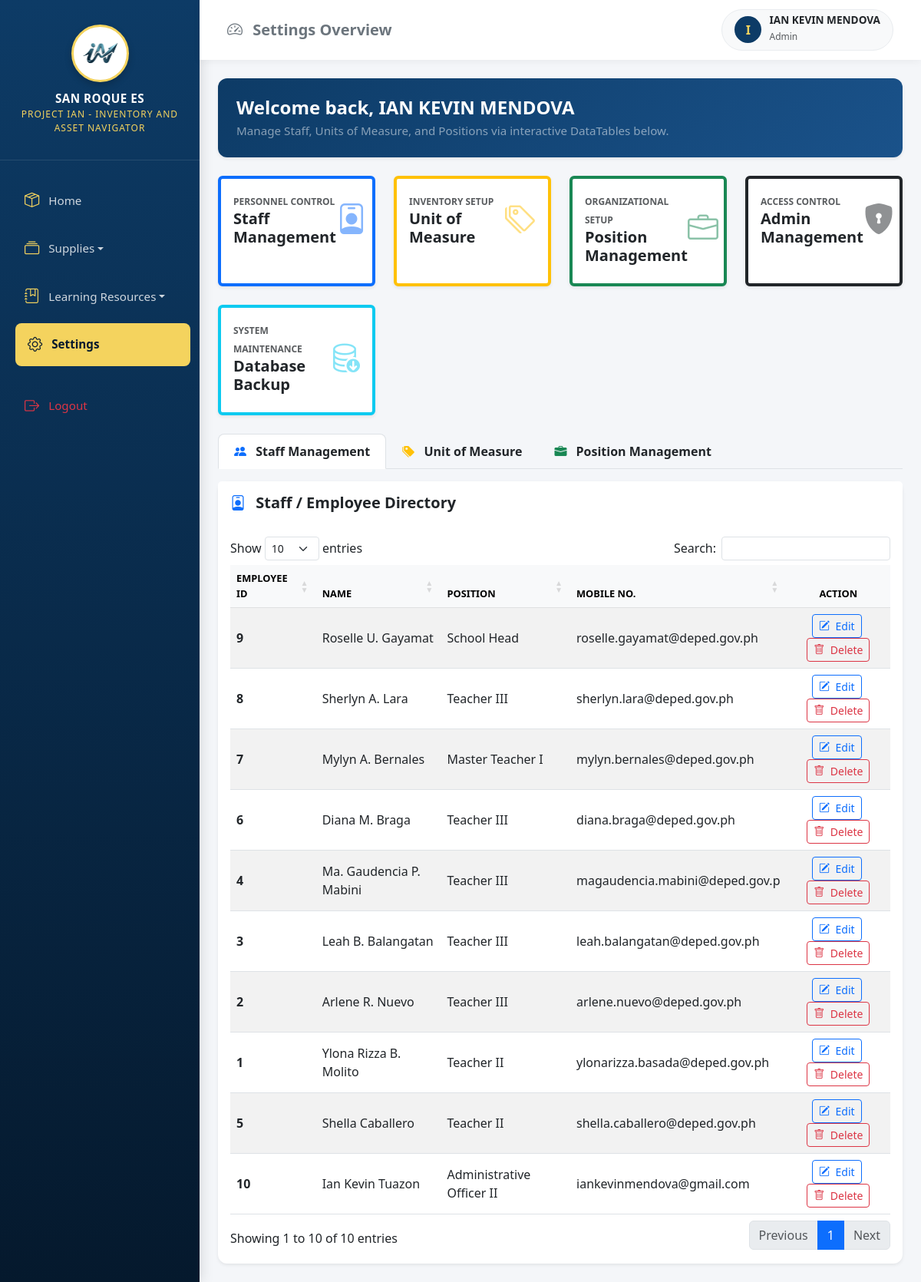
The app's page /setting.php (signed in) with its own data.
### tables this page shows
CREATE TABLE `employee` (
  `id` int NOT NULL AUTO_INCREMENT,
  `emp_id` varchar(50) NOT NULL,
  `emp_name` varchar(100) NOT NULL,
  `emp_position` varchar(100) NOT NULL,
  `emp_phone` varchar(30) NOT NULL DEFAULT '',
  PRIMARY KEY (`id`),
  UNIQUE KEY `emp_id` (`emp_id`)
);

### controllers/setting/setting_controller.php (called while the page is built, shortened)
<?php
require_once dirname(__DIR__, 2) . '/config/db.php';
$adminName = isset($_SESSION['admin_name']) ? strtoupper($_SESSION['admin_name']) : 'ADMIN';
$adminRole = isset($_SESSION['role']) ? ucfirst($_SESSION['role']) : 'Administrator';
try {
    $stmtEmp = $pdo->query("SELECT * FROM employee ORDER BY id DESC");
    $employees = $stmtEmp->fetchAll(PDO::FETCH_ASSOC);
} catch (PDOException $e) {
    error_log('setting_controller.php employee fetch error: ' . $e->getMessage());
    $employees = [];
}

### setting.php (the view, shortened to what this page needs)
<?php
require_once 'controllers/setting/setting_controller.php';
?>
<!DOCTYPE html>
<html lang="en">
<head>
    <link href="https://cdn.jsdelivr.net/npm/bootstrap@5.3.0/dist/css/bootstrap.min.css" rel="stylesheet">
    <link rel="stylesheet" href="https://cdn.jsdelivr.net/npm/bootstrap-icons@1.10.5/font/bootstrap-icons.css">
    <link rel="stylesheet" href="https://cdnjs.cloudflare.com/ajax/libs/font-awesome/6.4.0/css/all.min.css">
    <link rel="stylesheet" href="https://cdn.jsdelivr.net/npm/sweetalert2@11/dist/sweetalert2.min.css">
    <link rel="stylesheet" href="https://cdn.datatables.net/1.13.6/css/dataTables.bootstrap5.min.css">
    <link href="assets/css/index.css" rel="stylesheet">
</head>
<body>
<div class="wrapper d-flex">
    <?php include_once 'includes/nav.php'; ?>
    <div id="content">
        <nav class="navbar navbar-expand-lg navbar-top">
            <div class="container-fluid">
                <span class="navbar-brand mb-0 h6 text-secondary fw-bold">
                    <i class="bi bi-speedometer2 me-2"></i> Settings Overview
                </span>
                <div class="ms-auto d-flex align-items-center">
                    <div class="user-profile-badge">
                        <div class="user-avatar">
                            <?php echo substr($adminName, 0, 1); ?>
                        </div>
                        <div class="text-start">
                            <span class="d-block fw-bold text-dark" style="font-size: 0.85rem; line-height: 1.1;"><?php echo htmlspecialchars($adminName); ?></span>
                            <span class="text-muted" style="font-size: 0.75rem;"><?php echo htmlspecialchars($adminRole); ?></span>
                        </div>
                    </div>
                </div>
            </div>
        </nav>
        <div class="container-fluid p-4">
            <div class="alert alert-primary border-0 shadow-sm d-flex align-items-center mb-4" style="background: linear-gradient(135deg, #0D3B66 0%, #1a528a 100%); color: white; border-radius: 12px; padding: 1.5rem;">
                <div>
                    <h4 class="alert-heading fw-bold mb-1">Welcome back, <?php echo htmlspecialchars($adminName); ?></h4>
                    <p class="mb-0 text-white-50" style="font-size: 0.95rem;">Manage Staff, Units of Measure, and Positions via interactive DataTables below.</p>
                </div>
            </div>
            <div class="row g-4 mb-4">
                <div class="col-md-3">
                    <div class="card stat-card p-3 border-start border-4 border-primary shadow-sm h-100 d-flex flex-column justify-content-between clickable-card" data-bs-toggle="modal" data-bs-target="#addEmployeeModal">
                        <div class="d-flex align-items-center mb-2">
                            <div class="flex-grow-1">
                                <span class="text-muted fw-semibold text-uppercase" style="font-size: 0.75rem;">Personnel Control</span>
                                <h5 class="fw-bold text-dark mb-0">Staff Management</h5>
                            </div>
                            <div class="fs-1 text-primary opacity-50"><i class="bi bi-person-badge"></i></div>
                        </div>
                    </div>
                </div>
                <div class="col-md-3">
                    <div class="card stat-card p-3 border-start border-4 border-warning shadow-sm h-100 d-flex flex-column justify-content-between clickable-card" data-bs-toggle="modal" data-bs-target="#addCategoryModal">
                        <div class="d-flex align-items-center mb-2">
                            <div class="flex-grow-1">
                                <span class="text-muted fw-semibold text-uppercase" style="font-size: 0.75rem;">Inventory Setup</span>
                                <h5 class="fw-bold text-dark mb-0">Unit of Measure</h5>
                            </div>
                            <div class="fs-1 text-warning opacity-50"><i class="bi bi-tags"></i></div>
                        </div>
                    </div>
                </div>
                <div class="col-md-3">
                    <div class="card stat-card p-3 border-start border-4 border-success shadow-sm h-100 d-flex flex-column justify-content-between clickable-card" data-bs-toggle="modal" data-bs-target="#addPositionModal">
                        <div class="d-flex align-items-center mb-2">
                            <div class="flex-grow-1">
                                <span class="text-muted fw-semibold text-uppercase" style="font-size: 0.75rem;">Organizational Setup</span>
                                <h5 class="fw-bold text-dark mb-0">Position Management</h5>
                            </div>
                            <div class="fs-1 text-success opacity-50"><i class="bi bi-briefcase"></i></div>
                        </div>
                    </div>
                </div>
                <div class="col-md-3">
                    <div class="card stat-card p-3 border-start border-4 border-dark shadow-sm h-100 d-flex flex-column justify-content-between clickable-card" data-bs-toggle="modal" data-bs-target="#addAdminModal">
                        <div class="d-flex align-items-center mb-2">
                            <div class="flex-grow-1">
                                <span class="text-muted fw-semibold text-uppercase" style="font-size: 0.75rem;">Access Control</span>
                                <h5 class="fw-bold text-dark mb-0">Admin Management</h5>
                            </div>
                            <div class="fs-1 text-dark opacity-50"><i class="bi bi-shield-lock-fill"></i></div>
                        </div>
                    </div>
                </div>
                <div class="col-md-3">
                    <a href="controllers/setting/backup_database.php" class="text-decoration-none" id="btnBackupDb">
                        <div class="card stat-card p-3 border-start border-4 border-info shadow-sm h-100 d-flex flex-column justify-content-between clickable-card">
                            <div class="d-flex align-items-center mb-2">
                                <div class="flex-grow-1">
                                    <span class="text-muted fw-semibold text-uppercase" style="font-size: 0.75rem;">System Maintenance</span>
                                    <h5 class="fw-bold text-dark mb-0">Database Backup</h5>
                                </div>
                                <div class="fs-1 text-info opacity-50"><i class="bi bi-database-down"></i></div>
                            </div>
                        </div>
                    </a>
                </div>
            </div>
            <ul class="nav nav-tabs custom-tabs mb-3" id="settingsTab" role="tablist">
                <li class="nav-item" role="presentation">
                    <button class="nav-link active fw-bold text-dark" id="staff-tab" data-bs-toggle="tab" data-bs-target="#staff-panel" type="button" role="tab" aria-controls="staff-panel" aria-selected="true">
                        <i class="bi bi-people-fill me-2 text-primary"></i> Staff Management
                    </button>
                </li>
                <li class="nav-item" role="presentation">
                    <button class="nav-link fw-bold text-dark" id="category-tab" data-bs-toggle="tab" data-bs-target="#category-panel" type="button" role="tab" aria-controls="category-panel" aria-selected="false">
                        <i class="bi bi-tags-fill me-2 text-warning"></i> Unit of Measure
                    </button>
                </li>
                <li class="nav-item" role="presentation">
                    <button class="nav-link fw-bold text-dark" id="position-tab" data-bs-toggle="tab" data-bs-target="#position-panel" type="button" role="tab" aria-controls="position-panel" aria-selected="false">
                        <i class="bi bi-briefcase-fill me-2 text-success"></i> Position Management
                    </button>
                </li>
            </ul>
            <div class="tab-content" id="settingsTabContent">
                <div class="tab-pane fade show active" id="staff-panel" role="tabpanel" aria-labelledby="staff-tab">
                    <div class="card border-0 shadow-sm" style="border-radius: 12px;">
                        <div class="card-header bg-white py-3 d-flex justify-content-between align-items-center border-bottom-0">
                            <h5 class="fw-bold text-dark mb-0"><i class="bi bi-person-badge me-2 text-primary"></i> Staff / Employee Directory</h5>
                        </div>
                        <div class="card-body">
                            <div class="table-responsive">
                                <table id="staffTable" class="table table-striped table-hover align-middle w-100">
                                    <thead class="table-light text-uppercase text-muted" style="font-size: 0.8rem;">
                                        <tr>
                                            <th>Employee ID</th>
                                            <th>Name</th>
                                            <th>Position</th>
                                            <th>Mobile No.</th>
                                            <th class="text-center">Action</th>
                                        </tr>
                                    </thead>
                                    <tbody>
                                        <?php if (!empty($employees)): ?>
                                            <?php foreach ($employees as $emp): ?>
                                                <tr>
                                                    <td class="fw-bold"><?php echo htmlspecialchars($emp['emp_id'] ?? ''); ?></td>
                                                    <td><?php echo htmlspecialchars($emp['emp_name'] ?? ''); ?></td>
                                                    <td><?php echo htmlspecialchars($emp['emp_position'] ?? ''); ?></td>
                                                    <td><?php echo htmlspecialchars($emp['emp_phone'] ?? ''); ?></td>
                                                    <td class="text-center">
                                                        <button type="button" class="btn btn-sm btn-outline-primary me-1 edit-employee-btn" data-id="<?php echo htmlspecialchars($emp['id'] ?? $emp['emp_id']); ?>" data-name="<?php echo htmlspecialchars($emp['emp_name'] ?? ''); ?>" data-position="<?php echo htmlspecialchars($emp['emp_position'] ?? ''); ?>" data-emp-phone="<?php echo htmlspecialchars($emp['emp_phone'] ?? ''); ?>" title="Edit Employee">
                                                            <i class="bi bi-pencil-square me-1"></i> Edit
                                                        </button>
                                                        <button type="button" class="btn btn-sm btn-outline-danger delete-employee-btn" data-id="<?php echo htmlspecialchars($emp['id'] ?? $emp['emp_id']); ?>" title="Delete Employee">
                                                            <i class="bi bi-trash me-1"></i> Delete
                                                        </button>
                                                    </td>
                                                </tr>
                                            <?php endforeach; ?>
                                        <?php endif; ?>
                                    </tbody>
                                </table>
                            </div>
                        </div>
                    </div>
                </div>
            </div>
        </div>
    </div>
</div>
</body>
</html>

### records on screen
employee: emp "9", emp_name "Roselle U. Gayamat", emp_position "School Head", emp_phone "roselle.gayamat@deped.gov.ph"
employee: emp "8", emp_name "Sherlyn A. Lara", emp_position "Teacher III", emp_phone "sherlyn.lara@deped.gov.ph"
employee: emp "7", emp_name "Mylyn A. Bernales", emp_position "Master Teacher I", emp_phone "mylyn.bernales@deped.gov.ph"
employee: emp "6", emp_name "Diana M. Braga", emp_position "Teacher III", emp_phone "diana.braga@deped.gov.ph"
employee: emp "4", emp_name "Ma. Gaudencia P. Mabini", emp_position "Teacher III", emp_phone "magaudencia.mabini@deped.gov.p"
employee: emp "3", emp_name "Leah B. Balangatan", emp_position "Teacher III", emp_phone "leah.balangatan@deped.gov.ph"
employee: emp "2", emp_name "Arlene R. Nuevo", emp_position "Teacher III", emp_phone "arlene.nuevo@deped.gov.ph"
employee: emp "1", emp_name "Ylona Rizza B. Molito", emp_position "Teacher II", emp_phone "ylonarizza.basada@deped.gov.ph"
employee: emp "5", emp_name "Shella Caballero", emp_position "Teacher II", emp_phone "shella.caballero@deped.gov.ph"
employee: emp "10", emp_name "Ian Kevin Tuazon", emp_position "Administrative Officer II", emp_phone "iankevinmendova@gmail.com"

### other values on screen
substr($adminName, 0, 1) "I"
$adminName "IAN KEVIN MENDOVA"
$adminRole "Admin"
